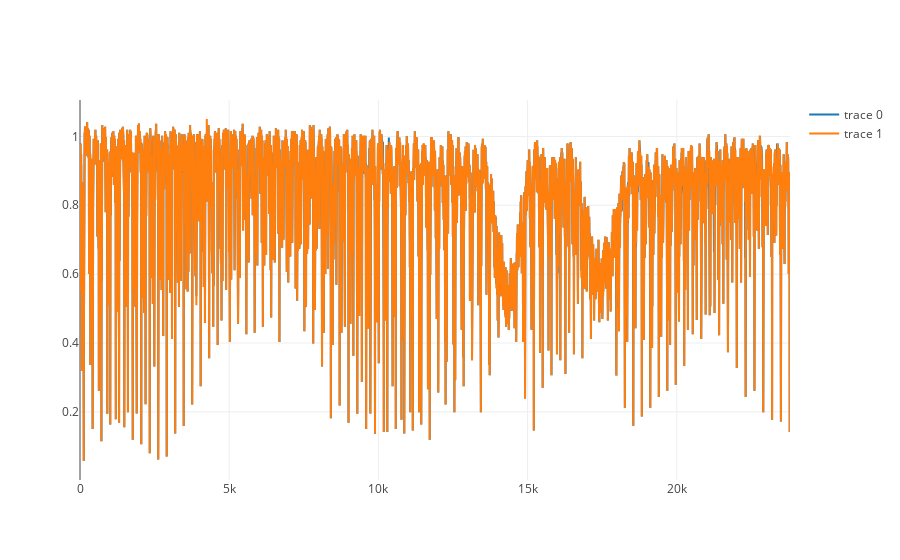

Notebook source saved alongside this figure:
### Markdown cell above
___
    아래처럼 일부는 값이 다른 지점이 있는데, 저 부분이 중복된 값이다.

### Code cell
fig = go.Figure()
fig.add_scatter(y=df5_arr[:,1])
fig.add_scatter(y=df4_arr[:,1])
fig.show()

### Figure 1 — Plotly figure (JSON) as saved in the notebook; plotly's stock layout.template omitted (floating-point values rounded to 4 significant figures; data arrays with more than 128 entries replaced by an {"elided": "..."} marker saying what was removed)
{"data": [{"type": "scatter", "uid": "aae35b98-96f0-4d87-8f12-b66a1dd168d8", "y": {"elided": "23794 float values"}}, {"type": "scatter", "uid": "21c64479-fd42-47a9-89d0-3583f2359a18", "y": {"elided": "23794 float values"}}], "layout": {}}
